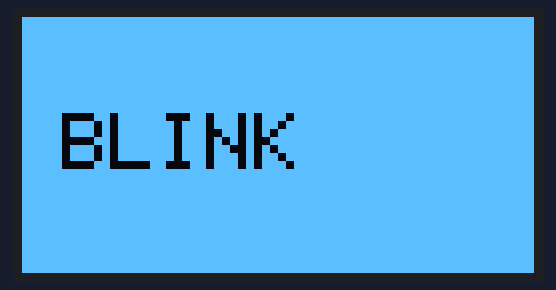
Bench run of a program on a simulated ESP32-S3. Parts: 128×64 one-colour display. What the program prints to the serial monitor is not drawn.

Above: at 0.1 s.
At 0.6 s:
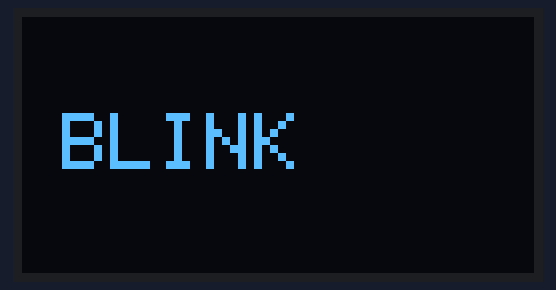

Measured:
- what the display in image 0 shows lasts 0.5 s, from 0.1 s to 0.6 s

The program:

main.cpp
```cpp
// Screen blink test: SSD1306 128x64 OLED on I2C.
// Wiring: VCC -> 3V3, GND -> GND, SDA -> GPIO8, SCL -> GPIO9.
// The screen shows a text and flips between normal and inverted every 500 ms.
#include <Arduino.h>
#include <Wire.h>
#include <Adafruit_GFX.h>
#include <Adafruit_SSD1306.h>

#define SDA_PIN 8
#define SCL_PIN 9
#define OLED_ADDR 0x3C  // some modules use 0x3D

Adafruit_SSD1306 display(128, 64, &Wire, -1);
bool inverted = false;

void setup() {
  Serial.begin(115200);
  Wire.begin(SDA_PIN, SCL_PIN);
  if (!display.begin(SSD1306_SWITCHCAPVCC, OLED_ADDR)) {
    Serial.println("SSD1306 not found: check wiring and address");
    while (true) delay(1000);
  }
  display.clearDisplay();
  display.setTextColor(SSD1306_WHITE);
  display.setTextSize(2);
  display.setCursor(10, 24);
  display.print("BLINK");
  display.display();
}

void loop() {
  inverted = !inverted;
  display.invertDisplay(inverted);
  Serial.println(inverted ? "inverted" : "normal");
  delay(500);
}
```
